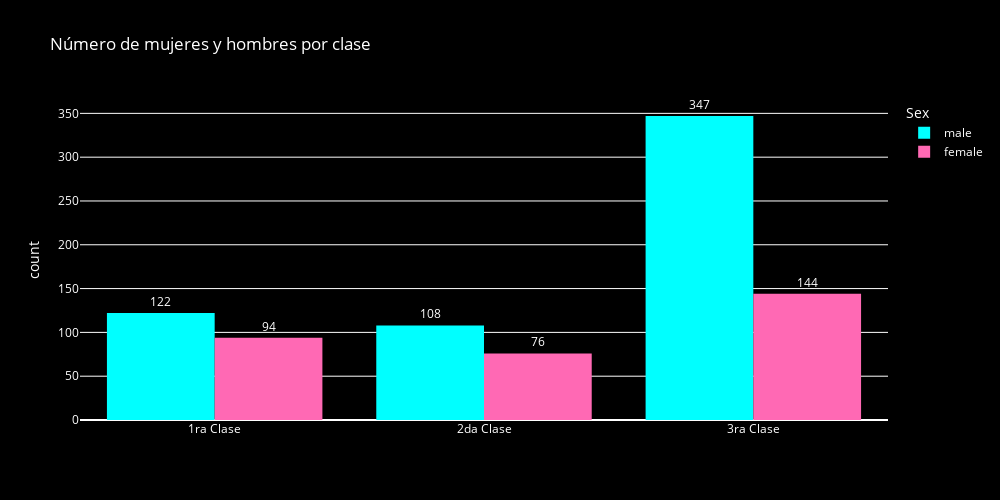

The cell this chart's notebook holds for it:
### Code cell
fig = px.histogram(df_clean, x = "Pclass", color = "Sex", barmode = "group", text_auto = True,
                   title = "Número de mujeres y hombres por clase",
                   color_discrete_map = { "male": "#00FFFF", "female": "#FF69B4" })

fig.update_xaxes(title_text = " ", tickvals = [ 1, 2, 3 ], ticktext = [ "1ra Clase", "2da Clase", "3ra Clase" ])

fig.update_traces(textposition = "outside", textfont_color = "white")

fig.update_layout(
    width = 1000,
    height = 500,
    plot_bgcolor = "black",
    paper_bgcolor = "black",
    font_color = "white",
    xaxis = dict(
        color = "white"
    ),
    yaxis = dict(
        color = "white"
    ),
    legend = dict(
        font = dict(
            color = "white"
        )
    )
)

fig.show()

### Figure 1 — Plotly figure (JSON) as saved in the notebook; plotly's stock layout.template omitted (floating-point values rounded to 4 significant figures; data arrays with more than 128 entries replaced by an {"elided": "..."} marker saying what was removed)
{"data": [{"alignmentgroup": "True", "bingroup": "x", "hovertemplate": "Sex=male<br>Pclass=%{x}<br>count=%{y}<extra></extra>", "legendgroup": "male", "marker": {"color": "#00FFFF", "pattern": {"shape": ""}}, "name": "male", "offsetgroup": "male", "orientation": "v", "showlegend": true, "textfont": {"color": "white"}, "textposition": "outside", "texttemplate": "%{value}", "type": "histogram", "x": {"elided": "577 int values"}, "xaxis": "x", "yaxis": "y"}, {"alignmentgroup": "True", "bingroup": "x", "hovertemplate": "Sex=female<br>Pclass=%{x}<br>count=%{y}<extra></extra>", "legendgroup": "female", "marker": {"color": "#FF69B4", "pattern": {"shape": ""}}, "name": "female", "offsetgroup": "female", "orientation": "v", "showlegend": true, "textfont": {"color": "white"}, "textposition": "outside", "texttemplate": "%{value}", "type": "histogram", "x": {"elided": "314 int values"}, "xaxis": "x", "yaxis": "y"}], "layout": {"barmode": "group", "font": {"color": "white"}, "height": 500, "legend": {"font": {"color": "white"}, "title": {"text": "Sex"}, "tracegroupgap": 0}, "paper_bgcolor": "black", "plot_bgcolor": "black", "title": {"text": "Número de mujeres y hombres por clase"}, "width": 1000, "xaxis": {"anchor": "y", "color": "white", "domain": [0, 1], "ticktext": ["1ra Clase", "2da Clase", "3ra Clase"], "tickvals": [1, 2, 3], "title": {"text": " "}}, "yaxis": {"anchor": "x", "color": "white", "domain": [0, 1], "title": {"text": "count"}}}}
